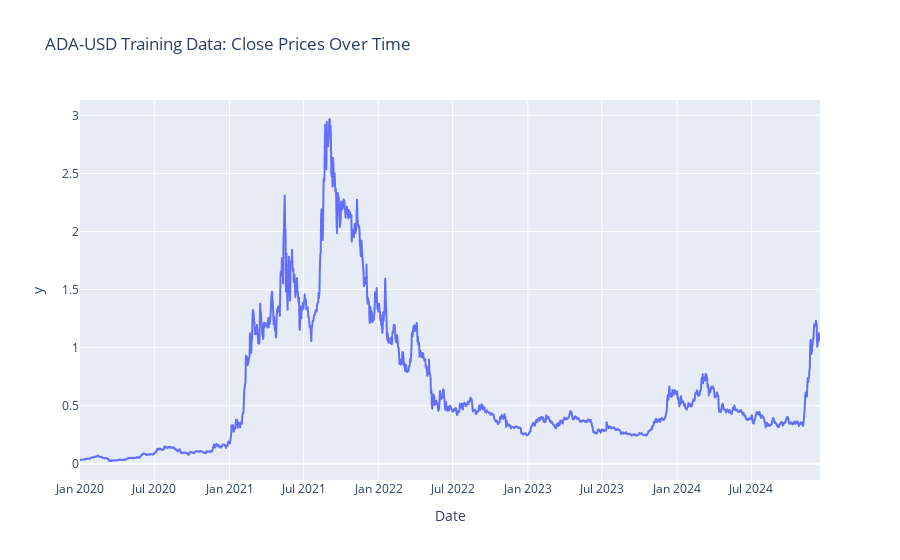

Write notebook code for a chart like this one.
### Code cell
ada_df.columns = ada_df.columns.droplevel(1) 
ada_df.reset_index(inplace=True)
fig = px.line(ada_df, x="Date", y=ada_df["Close"].values.flatten(), title="ADA-USD Training Data: Close Prices Over Time")
fig.show()

### Figure 1 — Plotly figure (JSON) as saved in the notebook; plotly's stock layout.template omitted (floating-point values rounded to 4 significant figures; data arrays with more than 128 entries replaced by an {"elided": "..."} marker saying what was removed)
{"data": [{"hovertemplate": "Date=%{x}<br>y=%{y}<extra></extra>", "legendgroup": "", "line": {"color": "#636efa", "dash": "solid"}, "marker": {"symbol": "circle"}, "mode": "lines", "name": "", "showlegend": false, "type": "scattergl", "x": {"elided": "1812 str values"}, "xaxis": "x", "y": {"elided": "1812 float values"}, "yaxis": "y"}], "layout": {"legend": {"tracegroupgap": 0}, "title": {"text": "ADA-USD Training Data: Close Prices Over Time"}, "xaxis": {"anchor": "y", "domain": [0, 1], "title": {"text": "Date"}}, "yaxis": {"anchor": "x", "domain": [0, 1], "title": {"text": "y"}}}}
